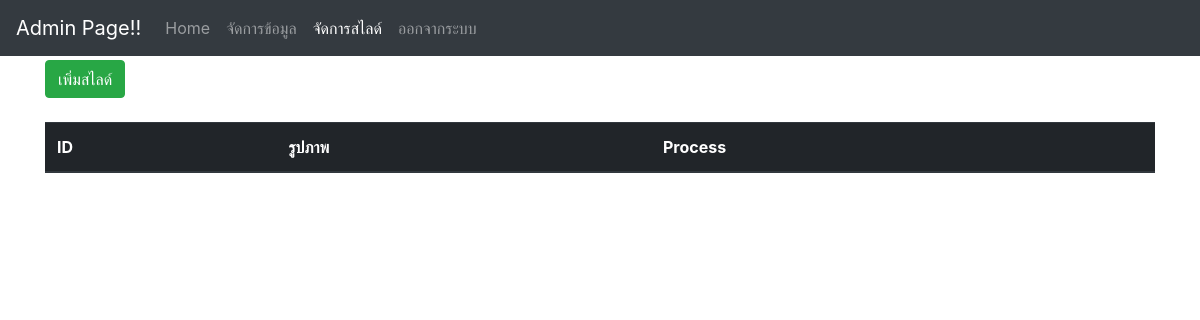
/admin/slidemanage.php (signed in), run on an earlier commit of the app's database.
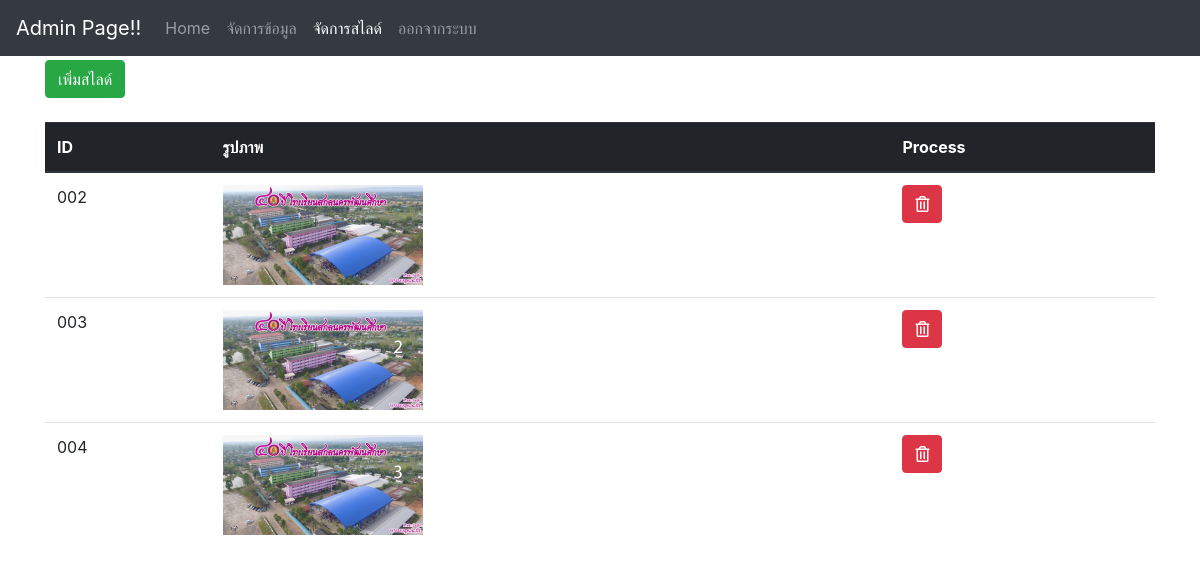
And on a later commit of the database.
### tables this page shows
CREATE TABLE `slide` (
  `slide_id` int(3) UNSIGNED ZEROFILL NOT NULL,
  `slide_pic` char(50) DEFAULT NULL,
  `slide_active` char(10) DEFAULT NULL
);

### admin/slidemanage.php (the view, shortened to what this page needs)
<?php
require('../include/config.inc.php');
$conn = mysqli_connect($server,$username,$password,$dbname);
$sql = "SELECT * FROM slide ORDER BY slide_id ASC";
$query = mysqli_query($conn,$sql);
?>
<!doctype html>
<html lang="en">
  <head>
    <link href="../css/bootstrap.min.css" rel="stylesheet">
		<link href="../css/fontawesome-all.min.css" rel="stylesheet">
    <link href="../css/sticky-footer-navbar.css" rel="stylesheet">
  </head>
  <body>
    <header>
      <nav class="navbar navbar-expand-md navbar-dark fixed-top bg-dark">
        <a class="navbar-brand" href="#">Admin Page!!</a>
        <div class="collapse navbar-collapse" id="navbarCollapse">
          <ul class="navbar-nav mr-auto">
            <li class="nav-item ">
              <a class="nav-link" href="admin.php">Home <span class="sr-only">(current)</span></a>
            </li>
            <li class="nav-item">
              <a class="nav-link" href="datamanage.php">จัดการข้อมูล</a>
            </li>
            <li class="nav-item active">
              <a class="nav-link" href="slidemanage.php">จัดการสไลด์</a>
            </li>
            <li class="nav-item">
              <a class="nav-link" href="logout.php">ออกจากระบบ</a>
            </li>
          </ul>
        </div>
      </nav>
    </header>
    <main role="main" class="container">
      <button type="button" class="btn btn-success" data-toggle="modal" data-target="#exampleModal">เพิ่มสไลด์</button>
      <table class="table">
  <thead class="thead-dark">
    <tr>
      <th scope="col">ID</th>
      <th scope="col">รูปภาพ</th>
      <th scope="col">Process</th>
    </tr>
  </thead>
  <tbody>
<?php
while ($obj=mysqli_fetch_array($query,MYSQLI_ASSOC)){
?>
    <tr>
      <td><?php echo $obj['slide_id']?></td>
      <td><?php echo "<img src='../slide/".$obj['slide_pic']."' width='200px'>"?></td>
      <td>
				<a href="delete.slide.php?id=<?php echo $obj['slide_id']?>&p=<?php echo $obj['slide_pic']?>" class="btn btn-danger" onClick="javascript:return confirm('คุณต้องการลบ <?php echo $obj['data_name']?> ใช่หรือไม่');"><i class="far fa-trash-alt"></i></a>
			</td>
    </tr>
<?php
}
?>
  </tbody>
</table>
    </main>
  </body>
</html>

### css/sticky-footer-navbar.css (style rules this page uses)
html { position: relative; min-height: 100%; }
body { margin-bottom: 60px; }
body > .container { padding: 60px 15px 0; }

What changed in the data, as far as the page shows it:
added slide: slide_id "002", slide_pic (picture)
added slide: slide_id "003", slide_pic (picture)
added slide: slide_id "004", slide_pic (picture)
